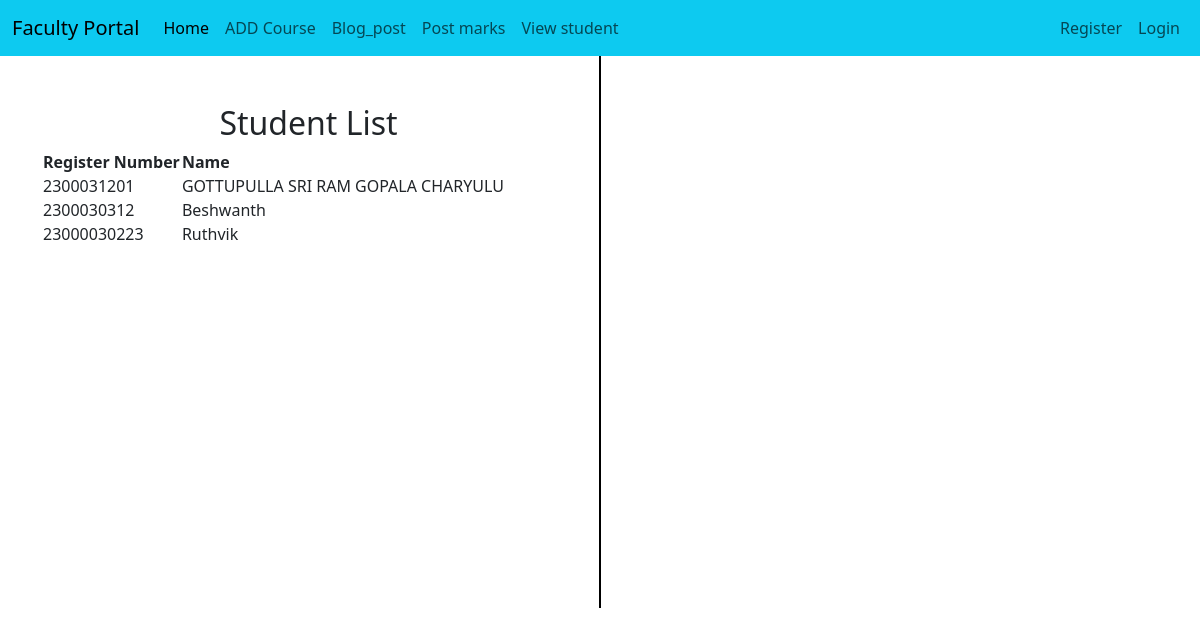
The app's page /facultyapp/view_student_list/ with its own data.
### adminapp/models.py (models this page shows, shortened)
class StudentList(models.Model):
    user = models.OneToOneField(User, on_delete=models.CASCADE, null=True)
    Register_Number = models.CharField(max_length=20, unique=True)
    Name = models.CharField(max_length=100)

### facultyapp/views.py (the view)
# urls.py: path('view_student_list/', views.view_student_list, name='view_student_list'),
def view_student_list(request):
    course = request.GET.get('course')
    section = request.GET.get('section')
    student_courses = AddCourse.objects.all()
    if course:
        student_courses = student_courses.filter(course=course)
    if section:
        student_courses = student_courses.filter(section=section)
    students = StudentList.objects.filter(id__in=student_courses.values('student_id'))
    course_choices = AddCourse.COURSE_CHOICES
    section_choices = AddCourse.SECTION_CHOICES
    context = {
        'students': students,
        'course_choices': course_choices,
        'section_choices': section_choices,
        'selected_course': course,
        'selected_section': section,
    }
    return render(request, 'facultyapp/view_student_list.html', context)

### templates/facultyapp/view_student_list.html (shortened to what this page needs)
{% extends 'Navbar/FacultyNavbar.html' %}
{% load static %}
{% block body %}
<div class="container text-center">
  <div class="row">
    <div class="col">
        <br><br>
            <h2>Student List</h2>
<table>
    <tr>
        <th>Register Number</th>
        <th>Name</th>
    </tr>
    {% for student in students %}
    <tr>
        <td>{{ student.Register_Number }}</td>
        <td>{{ student.Name }}</td>
    </tr>
    {% endfor %}
</table>
    </div>
      <br><br><br><br><br><br><br><br><br><br><br><br><br><br><br><br>
      <br><br><br><br><br><br><br>
       <div class="col-auto d-flex align-items-center">
      <div style="border-left: 2px solid black; height: 100%;"></div>
    </div>
    <div class="col">
        <br><br>
    </div>
  </div>
</div>
{% endblock %}

### records on screen
StudentList: Register_Number "2300031201", Name "GOTTUPULLA SRI RAM GOPALA CHARYULU"
StudentList: Register_Number "2300030312", Name "Beshwanth"
StudentList: Register_Number "23000030223", Name "Ruthvik"
